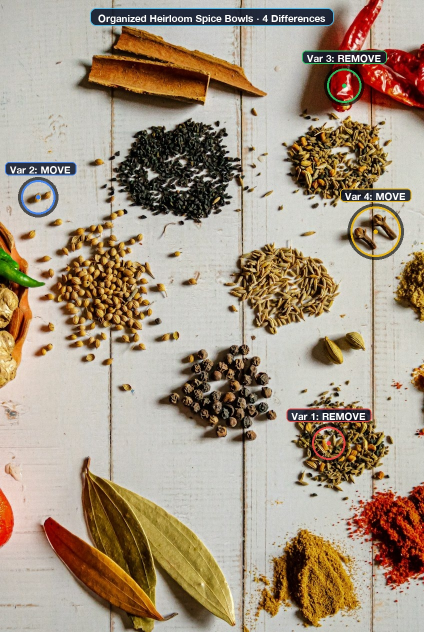
#> input picture _marketing/social_media/free_use_15_base_batch/_review/free_07_col_spices_diff_map.jpg, 848 x 1264 px (shown at 1/2 size)
$ python -i local_star_fallback.py   (imports and definitions only)
#> lines starting #> are read from the running program, lines starting #| are printed output that depends on the picture; after the words box and inside, x2 and y2 are one past the last pixel; in counts of white or black regions, pixels touching at a corner belong together
#> further down, picture is the input picture: shape (1264, 848, 3); mean B, G, R 129.9, 149.4, 165.7
"""Local second pass for compact luminous features; no model or network calls.

All edits start from the same master. Detection uses multiscale contrast,
not filenames. It proposes masks, never guarantees that a feature is a star.
Conservative post-edit checks and curator review remain necessary.
"""
import cv2
import numpy as np

from base_generation_policy import DEFAULT_BASE_GENERATION_POLICY
from local_masked_edits import recolor_target, validate_local_edit, generate_recolor_variants


def detect_star_targets(image, max_targets=24):
#> called with max_targets = 24
    if image is None or image.ndim != 3 or image.shape[2] != 3 or image.dtype != np.uint8:
        raise ValueError("Expected an 8-bit BGR image")
    h, w = image.shape[:2]
#> h = 1264; w = 848
    brightness = image.max(axis=2).astype(np.float32)
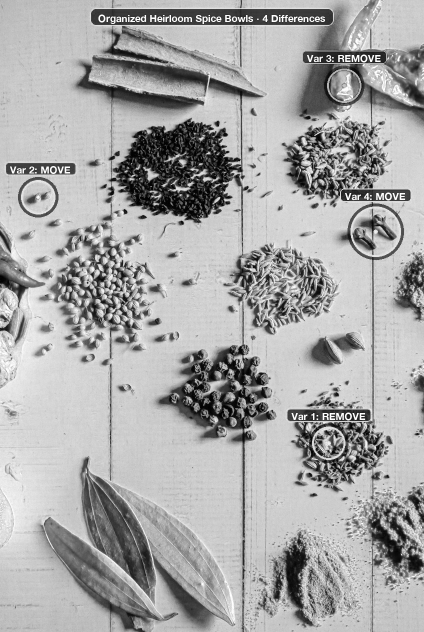
#> brightness: shape (1264, 848) float32 (shown at 1/2 size); min 0, max 255, mean 167.3
    candidates = []
    scale = w / 1536.0
#> scale = 0.552
    for sigma in (4, 8, 14, 22):
        smooth = cv2.GaussianBlur(brightness, (0, 0), max(1, sigma * scale))
        background = cv2.GaussianBlur(brightness, (0, 0), max(2, sigma * scale * 3))
        response = smooth - background
        binary = (response > 8).astype(np.uint8)
        n, labels, stats, centers = cv2.connectedComponentsWithStats(binary)
        for index in range(1, n):
            x, y, bw, bh, area = (int(v) for v in stats[index])
            fraction = area / (h*w)
            if not 0.001 <= fraction <= 0.012 or max(bw, bh) / max(1, min(bw, bh)) > 2:
                continue
            if area / (bw*bh) < 0.45 or min(x, y, w-x-bw, h-y-bh) < 8:
                continue
            local = (labels[y:y+bh, x:x+bw] == index).astype(np.uint8)
            # Include a short transition band, clipped to this component.
            mask = np.zeros((h, w), np.uint8)
            mask[y:y+bh, x:x+bw] = local * 255
            cx, cy = centers[index]
            peak = float(response[y:y+bh, x:x+bw][local > 0].max())
            if peak < 14:
                continue
            candidates.append({"mask": mask, "bbox": (x, y, x+bw, y+bh),
                               "center": (float(cx), float(cy)), "score": peak,
                               "area": area})
#> this loop made 4 passes
#> n on passes 1 to 4: 731, 207, 75, 29
#> pass 1, in detect_star_targets, `smooth = cv2.GaussianBlur(brightness, (0, 0), max(1, sigma * scale))`:
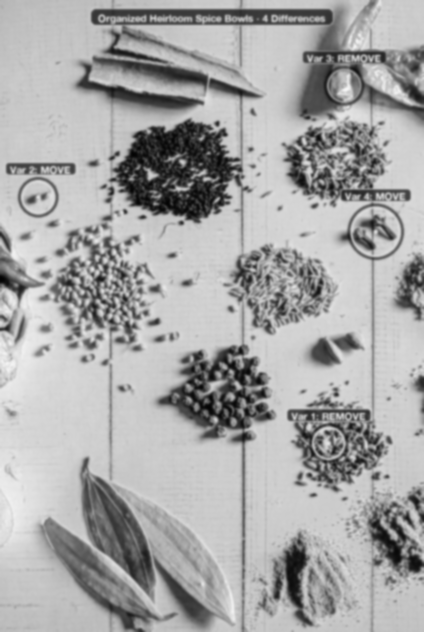
#> smooth: shape (1264, 848) float32 (shown at 1/2 size); min 3.12, max 246.4, mean 167.3
#> pass 1, in detect_star_targets, `background = cv2.GaussianBlur(brightness, (0, 0), max(2, sigma * scale..`:
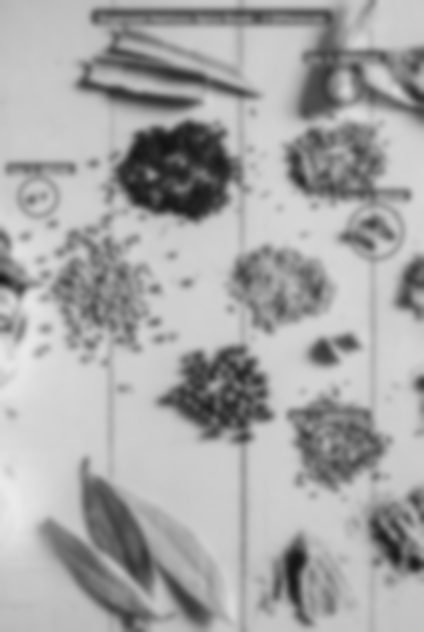
#> background: shape (1264, 848) float32 (shown at 1/2 size); min 19.97, max 234.4, mean 167.3
#> pass 1, in detect_star_targets, `response = smooth - background`:
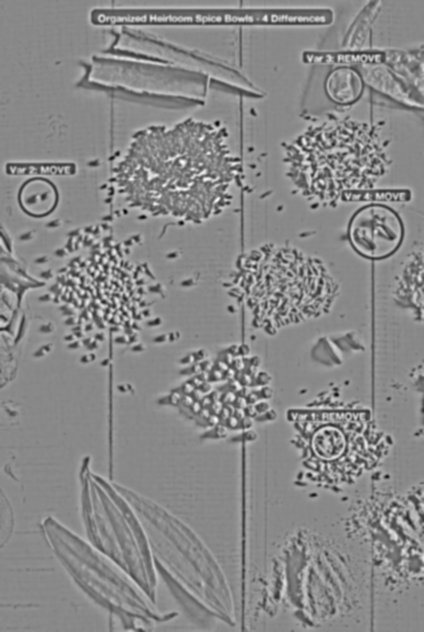
#> response: shape (1264, 848) float32 (shown at 1/2 size); min -108.2, max 93.86, mean 0; drawn with min black and max white
#> pass 1, in detect_star_targets, `binary = (response > 8).astype(np.uint8)`:
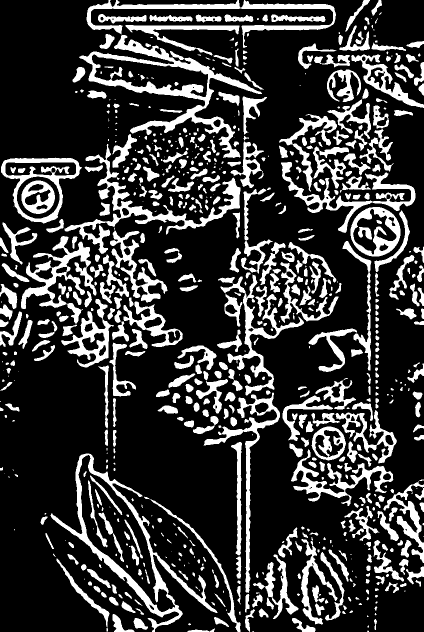
#> binary: shape (1264, 848) (shown at 1/2 size); values 0 (black) and 1 (white), 22.4% white; 730 white regions (192 under 20 px), largest, box (x1, y1, x2, y2) and area: (158, 69, 524, 316) 14195, (101, 907, 435, 1264) 11068, (129, 288, 481, 508) 9320
#> after the loop:
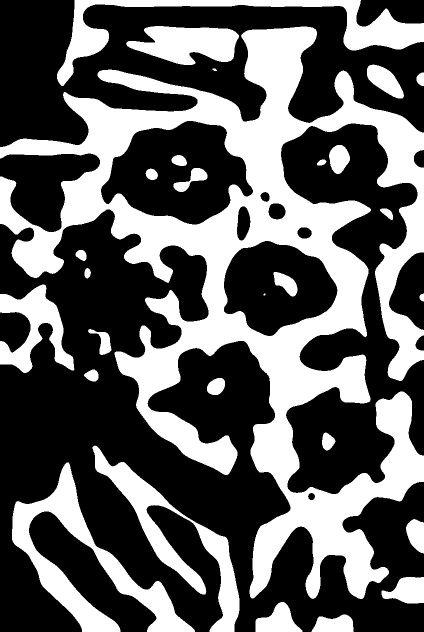
#> binary: shape (1264, 848) (shown at 1/2 size); values 0 (black) and 1 (white), 37.6% white; 28 white regions (1 under 20 px), largest, box (x1, y1, x2, y2) and area: (0, 53, 848, 1198) 283974, (24, 925, 390, 1264) 29562, (114, 0, 848, 172) 22287
#> after the loop:
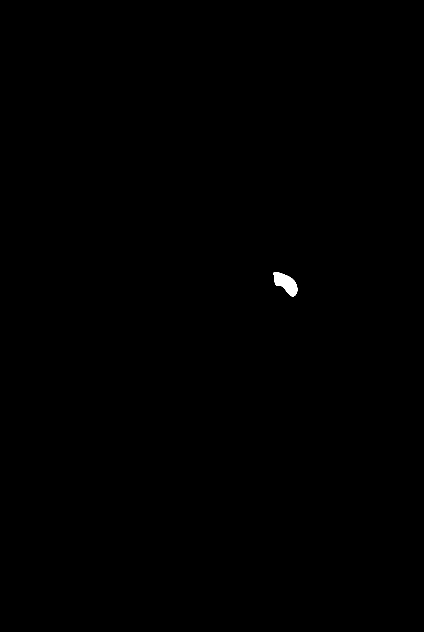
#> mask: shape (1264, 848) (shown at 1/2 size); 0.12% white; 1 white region, box (x1, y1, x2, y2) and area: (547, 544, 595, 593) 1338
#> after the loop, candidates = 11 items
    # Prefer broad, visible halos; suppress alternative scales of the same
    # object and overlapping target masks before expensive edit evaluation.
    candidates.sort(key=lambda t: (-t["area"], -t["score"], t["center"]))
    selected = []
    for item in candidates:
        if any(np.any((item["mask"] > 0) & (other["mask"] > 0)) for other in selected):
            continue
        selected.append(item)
        if len(selected) >= max_targets:
            break
#> this loop made 11 passes
#> after the loop, selected = 8 items
    return selected


def generate_star_variants(candidate, scene_spec, staging_dir, count,
                           policy=DEFAULT_BASE_GENERATION_POLICY, difficulty="Medium",
                           start_index=1, exclude_boxes=(), operation="recolor"):
    base = cv2.imread(candidate.master_path)
    targets = detect_star_targets(base)
    return generate_recolor_variants(candidate, scene_spec, staging_dir, count, targets,
                                     policy=policy, difficulty=difficulty, method="local_star",
                                     start_index=start_index, exclude_boxes=exclude_boxes,
                                         operation=operation)

>>> import cv2
>>> picture = cv2.imread('../_marketing/social_media/free_use_15_base_batch/_review/free_07_col_spices_diff_map.jpg')
>>> result = detect_star_targets(picture)
#> result = 8 items
